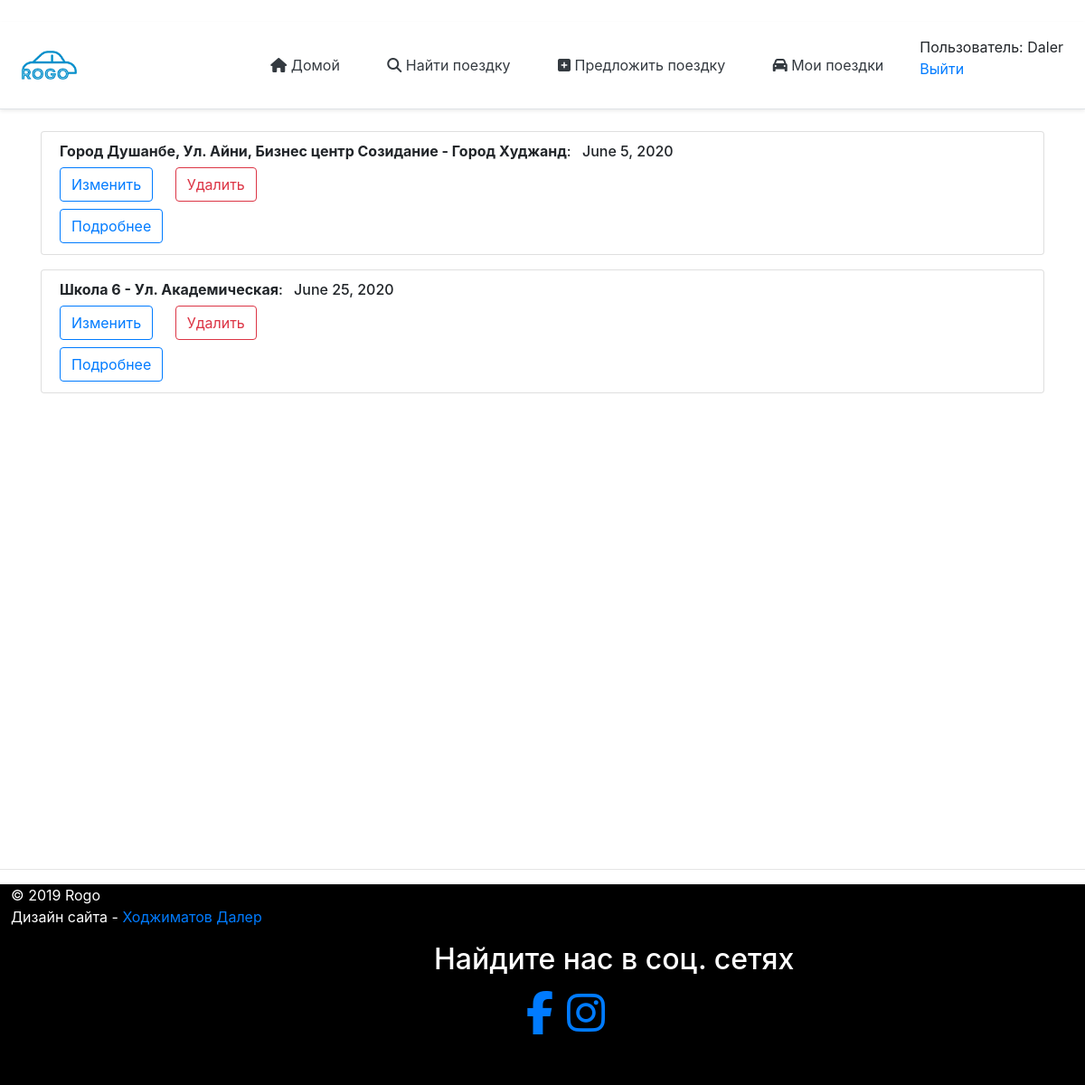
The app's page /rides/myRides/ (signed in) with its own data.
### rides/models.py (models this page shows, shortened)
class Rides(models.Model):
    author = models.ForeignKey(User, on_delete = models.CASCADE, verbose_name = 'Создатель поездки', blank = True, null = True)
    date_create = models.DateTimeField(null=True, blank = True, verbose_name = 'Дата создания')
    pick_up_location = models.CharField(max_length=120, verbose_name='Место сбора')
    drop_location = models.CharField(max_length=120, verbose_name='Пункт назначения')
    total_rides = models.IntegerField(verbose_name='Количество пассажиров(мин=1, макс=10)', validators=[MaxValueValidator(10),MinValueValidator(1)])
    date = models.DateField(verbose_name='Дата(дд.мм.гг)')
    time= models.TimeField(verbose_name='Время(ч:м)',auto_now=False, auto_now_add=False, null=True)
    price = models.CharField(max_length=120,verbose_name='Цена (с.)', default='')
    car = models.CharField(max_length=120,default='',verbose_name='Марка авто')
    car_number = models.CharField(max_length=12, verbose_name = 'Номер машины (01 0000 GG)', default = '')
    car_year_issue = models.CharField(max_length=4, verbose_name='Год выпуска машины', default = '')
    phone_number = models.CharField(max_length=15, default='', verbose_name='Номер телефона (используйте в начале код страны)')
    class Meta:
        verbose_name='Поездку' # отображение нужного названия в админ панели при редактировании
        verbose_name_plural='Поездки' # отображенпие нужного названия в панели админа

### rides/views.py (the view)
# urls.py: path('myRides/',views.myRides,name='myRides'),
def myRides(request):
    listRides = Rides.objects.all() # здесь мы наследуем БД
    context={ # через этот словарь можно передавать текст в html
        'listRides':listRides,
    }
    return render(request,'rides/myRides.html',context)

### rides/templates/rides/myRides.html
{% extends "rides/index.html" %}
{% block content %}
<div class="container mt-4" style="height: 100%;">
    {% for i in listRides %}
    <ul class="list-group mt-3">
        {% if request.user == i.author %}
        <li class="list-group-item">
            <h6><b>{{i.pick_up_location}} - {{i.drop_location}}</b>: <span class="m-2">{{i.date}}</span></h6>
            <a style="margin-right:20px;" class="btn btn-outline-primary mb-2" href="{% url 'updateRide' i.id %}">Изменить</a>
            <a class="btn btn-outline-danger mb-2" href="{% url 'deleteRide' i.id %}">Удалить</a>
            <br />
            <a class="btn btn-outline-primary" href="/ride/{{i.id}}">Подробнее</a>
        </li>
    </ul>
    {% endif %}
    {% endfor %}
</div>
        {% endblock %}

### rides/templates/rides/index.html (shortened to what this page needs)
﻿<html xmlns="http://www.w3.org/1999/xhtml">
<head>
    {% load static %}
    <link rel="stylesheet" href="https://stackpath.bootstrapcdn.com/bootstrap/4.4.1/css/bootstrap.min.css">
    <link href="/docs/4.4/dist/css/bootstrap.min.css" rel="stylesheet">
</head>
<body>
    <main>
        <div class="d-flex flex-column flex-md-row align-items-center p-3 px-md-4 mb-3 bg-white border-bottom shadow-sm">
            <a href="{% url 'index' %}"><img style="max-width: 65%" src="{% static 'mainApp/image/rogo.png' %}" /></a>
            <nav class="my-2 my-md-0 mr-md-3">
                <a class="px-md-4 text-dark" href="{% url 'index' %}"><i class="fas fa-home"></i> Домой</a>
                <a class="px-md-4 text-dark" href="/rides"><i class="fas fa-search"></i> Найти поездку</a>
                <a class="px-md-4 text-dark" href="{% url 'offerRide' %}"><i class="fas fa-plus-square"></i> Предложить поездку</a>
                {% if user.is_authenticated %}
                <a class="px-md-4 text-dark" href="{% url 'myRides' %}"><i class="fas fa-car"></i> Мои поездки</a>
                {% endif %}
            </nav>
            {% block sidebar %}
            <ul class="sidebar-nav">
                {% if user.is_authenticated %}
                <li>Пользователь: {{ user.get_username }}</li>
                <li><a href="{% url 'logout'%}?next={{request.path}}">Выйти</a></li>
                {% else %}
                <li><a class="btn btn-outline-primary" href="{% url 'login'%}?next={{request.path}}">Войти</a></li>
                {% url 'register' as url_register %}
                <li><a class="btn btn-outline-primary" href="{% url 'register' %}">Регистрация</a></li>
                {% endif %}
            </ul>
            {% endblock %}
        </div>
        {% if user.is_authenticated %}
        {% block content %}
        {% endblock %}
        {% else %}
        <h1 class="alert" style="height:50%; position:center;">Авторизуйтесь, чтобы увидеть содержимое страницы!</h1>
        {% endif %}
        <hr class="featurette-divider">
        <footer style="background-color: black; color: white; max-width:100%; padding-bottom: 40px; bottom: 0;box-sizing: border-box; width:100%;">
            <p style="padding-left:1%">
                © 2019 Rogo
                <br />
                Дизайн сайта - <a style="text-decoration: none;" href="https://www.instagram.com/daler_hojimatov/?hl=ru">Ходжиматов Далер</a>
            </p>
            <div style="margin-left:40%; max-width:50%;">
                <p class="float-center"><h2><span>Найдите нас в соц. сетях</span></h2></p>
                <ul style="margin-left: 17%">
                    <li style="float:left;"><a target="_blank" href="https://www.facebook.com/rogo.tj"><i class="fa fa-3x fa-facebook"></i></a></li>
                    <li><a style="margin-left: 15px;" target="_blank" href="https://www.instagram.com/rogo.tj/"><i class="fa fa-3x fa-instagram"></i></a></li>
                </ul>
            </div>
        </footer>
    </main>
</body>
</html>

### rides/templates/rides/index.html (style rules this page uses)
li { list-style-type: none; }
ul { margin-left: 0; padding-left: 0; }

### records on screen
Rides: pick_up_location "Город Душанбе, Ул. Айни, Бизнес центр Созидание", drop_location "Город Худжанд", date "June 5, 2020"
Rides: pick_up_location "Школа 6", drop_location "Ул. Академическая", date "June 25, 2020"

### other values on screen
{{ user.get_username }} "Daler"
